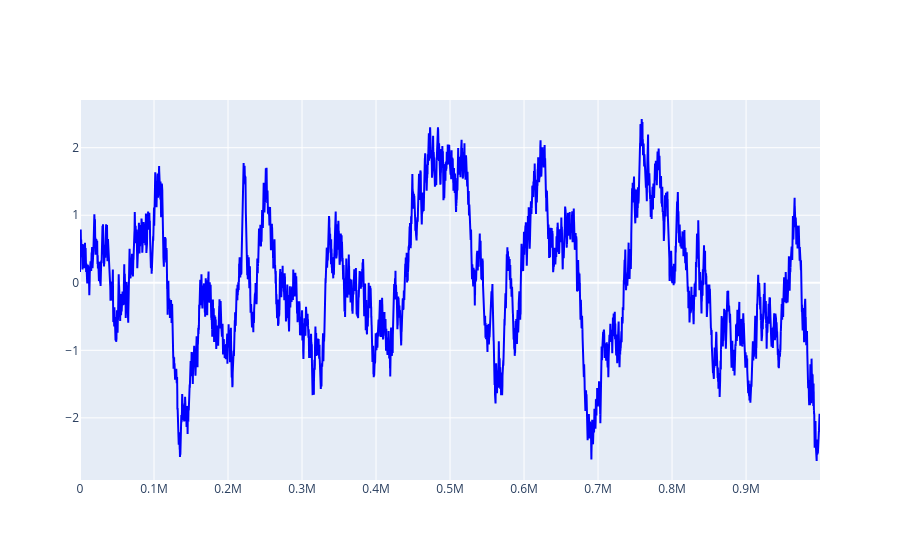

Notebook code cell kept with this figure:
### Code cell
ratio = pd.DataFrame({"timestamp": df_synthetic['timestamp'], "ratio": df_gift_basket['swmid'].to_numpy()/df_synthetic['swmid'].to_numpy(), "swmid": df_gift_basket['swmid'].to_numpy() - df_synthetic['swmid'].to_numpy()})
ratio['ratio_z'] = (ratio['ratio'] - ratio['ratio'].mean()) / ratio['ratio'].std()

fig = go.Figure()
fig.add_trace(go.Scatter(x=ratio['timestamp'], y=ratio['ratio_z'], mode='lines', name='Ratio Z Score', line=dict(color='blue')))
fig.show()

### Figure 1 — Plotly figure (JSON) as saved in the notebook; plotly's stock layout.template omitted (floating-point values rounded to 4 significant figures; data arrays with more than 128 entries replaced by an {"elided": "..."} marker saying what was removed)
{"data": [{"line": {"color": "blue"}, "mode": "lines", "name": "Ratio Z Score", "type": "scatter", "x": {"elided": "10000 int values"}, "y": {"elided": "10000 float values"}}], "layout": {}}
